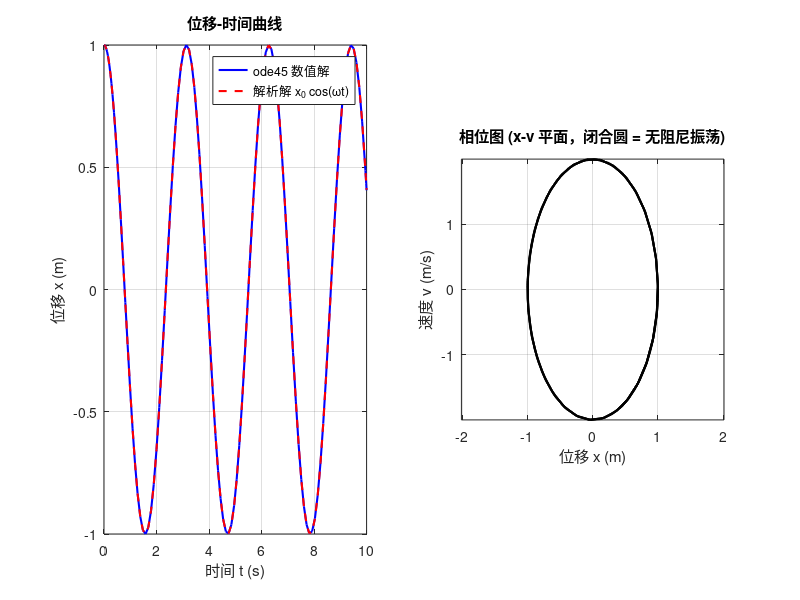

Write MATLAB code to recreate this figure.
% spring_mass.m
% 弹簧振子（无阻尼简谐运动）数值求解
% 核心技巧：把二阶 ODE 化成两个一阶 ODE（状态方程）
%
% 张宇诚 · 2026-09-09 · daily-code/matlab/control-sim/ch02_ode/
% 台阶1 第2课：二阶化一阶 —— 这是后面倒立摆反复复用的地基

clear; clc; close all;

%% 1. 物理模型
% 胡克定律 + 牛顿第二定律:
%   m * x'' = -k * x          (弹簧力 = -刚度 * 位移)
% 移项得:
%   x'' = -(k/m) * x = -omega^2 * x
% 其中 omega = sqrt(k/m) 是角频率 (rad/s)

m = 1;                 % 质量 (kg)
k = 4;                 % 弹簧刚度 (N/m)
omega = sqrt(k/m);     % 角频率 = 2 (rad/s)

%% 2. 关键技巧：二阶 ODE -> 一阶方程组（状态方程）
% 引入状态向量 z = [x; v]，其中 v = x' 是速度
% 则原来的二阶方程 x'' = -omega^2*x 等价于两个一阶方程：
%   z(1)' = x'  = v            = z(2)
%   z(2)' = x'' = -omega^2 * x = -omega^2 * z(1)
%
% 写成匿名函数（注意：ode45 要求返回"列向量"）：

spring_ode = @(t, z) [z(2); -omega^2 * z(1)];

%% 3. 用 ode45 求解
x0 = 1;      % 初始位移 (m)，把弹簧拉长 1 米后松手
v0 = 0;      % 初始速度 (m/s)，从静止释放
z0 = [x0; v0];

tspan = [0, 10];            % 仿真 0~10 秒
[t, z] = ode45(spring_ode, tspan, z0);

x = z(:, 1);   % 第1列 = 位移
v = z(:, 2);   % 第2列 = 速度

%% 4. 解析解对比（验证）
% 无阻尼简谐运动的解析解: x(t) = x0 * cos(omega*t)
% 周期 T = 2*pi/omega = pi ≈ 3.14 秒
x_exact = x0 * cos(omega * t);

error_max = max(abs(x - x_exact));
fprintf('弹簧振子数值解与解析解最大误差 = %.2e m\n', error_max);

%% 5. 画图：位移-时间曲线 + 相位图
figure('Position', [100 100 900 360]);

subplot(1, 2, 1);
plot(t, x, 'b-', 'LineWidth', 1.5); hold on;
plot(t, x_exact, 'r--', 'LineWidth', 1.5);
xlabel('时间 t (s)');
ylabel('位移 x (m)');
legend('ode45 数值解', '解析解 x_0 cos(\omegat)');
title('位移-时间曲线');
grid on;

subplot(1, 2, 2);
plot(x, v, 'k-', 'LineWidth', 1.5);
xlabel('位移 x (m)');
ylabel('速度 v (m/s)');
title('相位图 (x-v 平面，闭合圆 = 无阻尼振荡)');
axis equal;
grid on;
